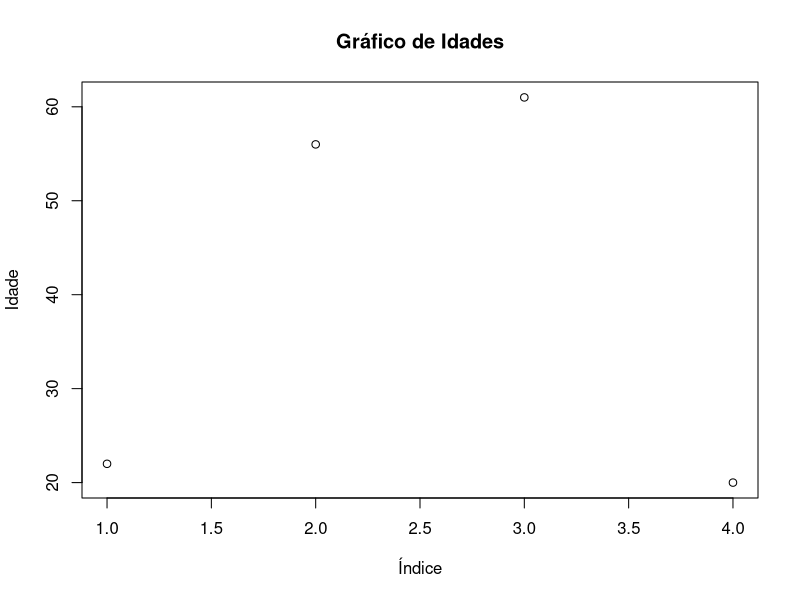
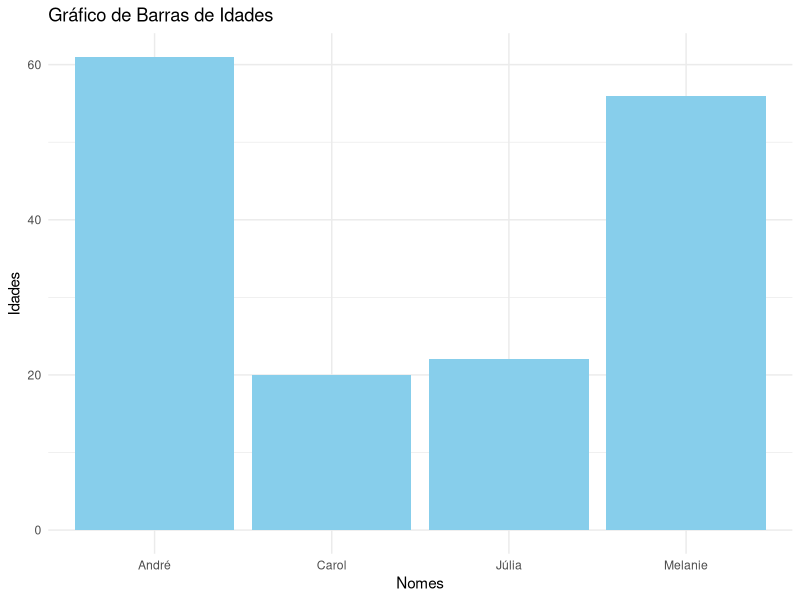
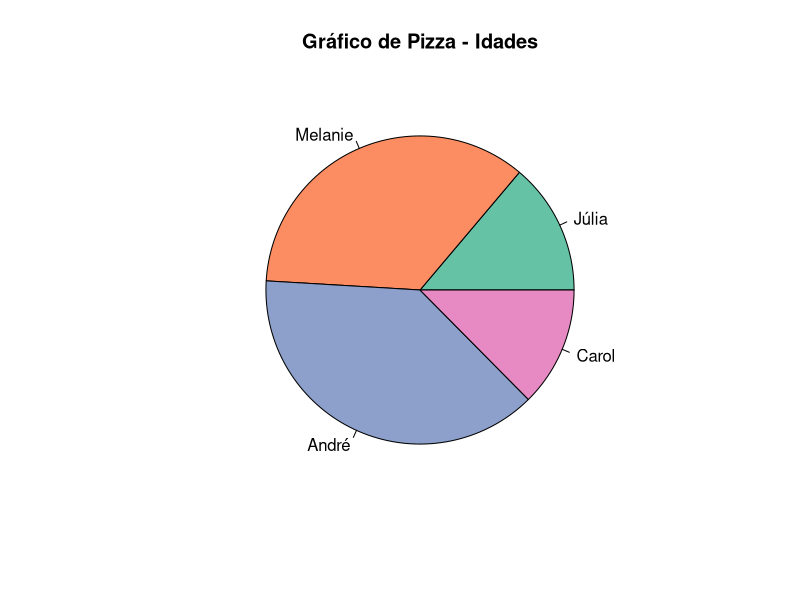

Reproduce these figures in R, in order.

dados <- data.frame(nomes = c("Júlia", "Melanie", "André", "Carol"), idades = c(22, 56, 61, 20))

str(dados)

dados$idades

plot(dados$idades, main="Gráfico de Idades", xlab="Índice", ylab="Idade")

library(ggplot2)

ggplot(dados, aes(x = nomes, y = idades)) +
  geom_bar(stat = "identity", fill = "skyblue") +
  theme_minimal() +
  labs(title = "Gráfico de Barras de Idades", x = "Nomes", y =  "Idades")

pie(c(22, 56, 61, 20), labels = c("Júlia", "Melanie", "André", "Carol"), col = c("#66c2a5", "#fc8d62", "#8da0cb", "#e78ac3"),
    main = "Gráfico de Pizza - Idades")
